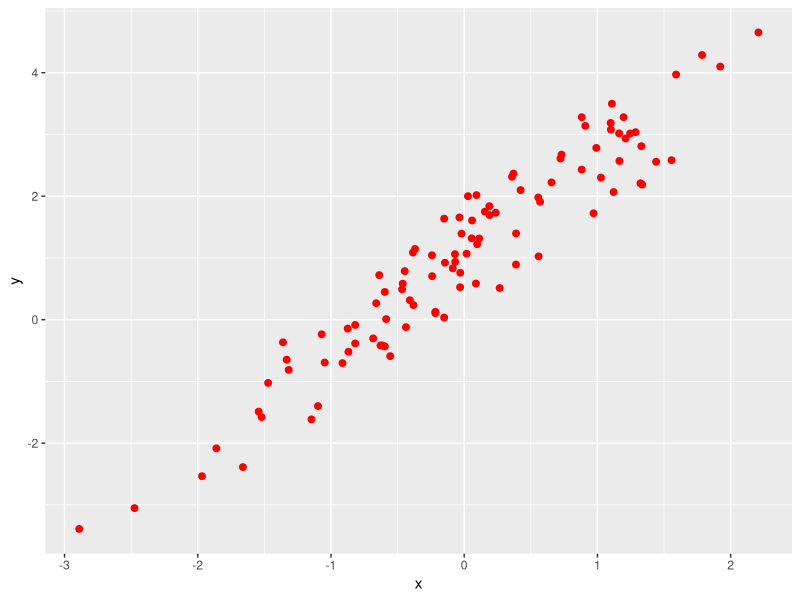
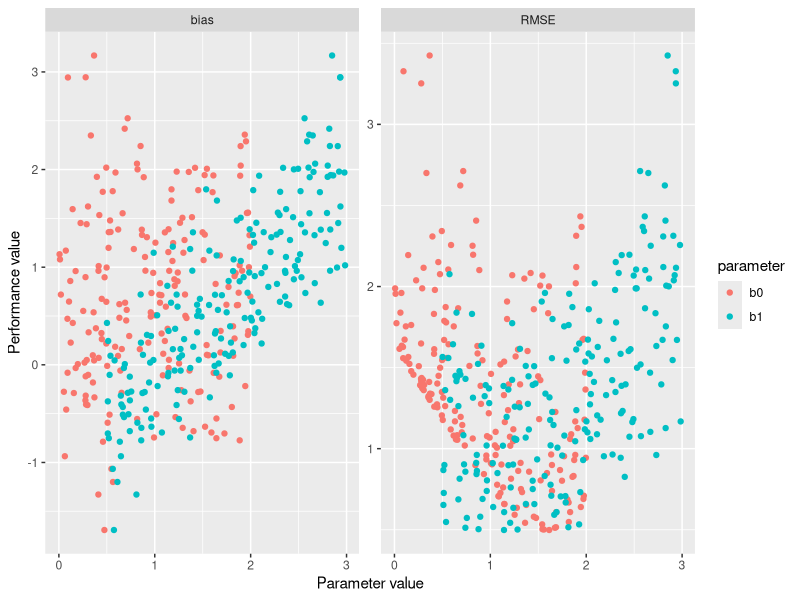

Generate these figures, in order, with R:
## ----setup, echo=F, warning=F, message=F---------------------------------
# root dir
knitr::opts_knit$set(root.dir = "C:/Users/rver4657/owncloud/Uruguay/coursematerial")
knitr::opts_chunk$set(echo = TRUE)
require(tidyverse)
require(lubridate)

## ----test_data-----------------------------------------------------------
require(tidyverse)
set.seed(20) # set seed to get same data every time

# random data x data linear regression
x <- rnorm(100)
# A function y 
y_fun <- function(x,b0, b1) 
  {
  y_out = b0 + b1*x
  # add random error
  y_out <- y_out + rnorm(length(x),0,0.5)
  
  return(y_out)
  }

## ----pars----------------------------------------------------------------
# exact pars
b0 <- 1
b1 <- 1.5

## ----show_data-----------------------------------------------------------
test_data <- data_frame(x = x, #  x data in a column called x
                        y = y_fun(x, b0,b1)) # y data from y_fun

# make a plot
test_data %>%
  ggplot(aes(x,y)) + geom_point(colour="red", size=2)

## ----lm_regression-------------------------------------------------------
mod <- lm(y~x,test_data)
summary(mod)

## ----MonteCarlo----------------------------------------------------------
# uniform samples between min and maximum values
# range of parameters
b0_range <- runif(200,0,2)
b1_range <- runif(200,0.5,3)

# define a storage data frame for the results of the objective functions
Result <- data.frame(bias = rep(0,length(b0_range)),
                     RMSE = rep(0,length(b0_range)))

# run a loop of 200 (for the 200 samples)
for (i in 1:length(b0_range)) {
  # calculate the y values
  y_pred <- y_fun(b0_range[i], b1_range[i],test_data$x)
  # Objective functions
  # calculare the bias between observed and predicted
  Result$bias[i] <- mean(y_pred - test_data$y)
  # calculate the rmse for the model
  Result$RMSE[i] <- sqrt(mean((y_pred - test_data$y)^2))
}

# plot results
Result %>%
  mutate(b0 = b0_range, b1 = b1_range) %>%
  gather(key = performance, value = value_perf,
         bias:RMSE) %>%
    gather(key = "parameter", value = "value_par", b0,b1) %>%
  ggplot(aes(value_par,value_perf, colour=parameter)) +
    geom_point() + facet_wrap(~performance, scales = "free") +
    xlab("Parameter value") + ylab("Performance value")


## ----obj_fun-------------------------------------------------------------
# define the sum squared of error as optimisation goal
obj_fun <- function(par,x,data) {
  # par is a vector of parameters b0 and b1
  # x is a vector of input x data
  # data is the observed data to fit
  resid <- data-y_fun(par[1],par[2],x)
  # penalised least squares
  SSE <- sum((resid)^2)
  return(SSE)
}


## ----optimise------------------------------------------------------------
# define some initial guesses for b0 and b1
par_in <- c(0.9,2)

fit <- optim(par_in, obj_fun, x = test_data$x, 
             data = test_data$y)

# inspect what is in fit
str(fit)

# look at the resulting objective function (SSE)
fit$value

# and at the resulting parameters
fit$par

# compare this to
b0; b1

## ----obj_fun_penalty-----------------------------------------------------
# define the sum squared of error as optimisation goal
obj_fun <- function(par,x,data, penalty) {
  # par is a vector of parameters b0 and b1
  # x is a vector of input x data
  # data is the observed data to fit
  # penalty is a penalty applied to the SSE
  resid <- data-y_fun(par[1],par[2],x)
  # penalised least squares
  SSE <- penalty*sum((resid)^2)
  return(SSE)
}


## ----optimise_pen, eval = T, echo = F------------------------------------
# define some initial guesses for b0 and b1
par_in <- c(0.9,2)

fit <- optim(par_in, obj_fun, x = test_data$x, 
             data = test_data$y, penalty = 25)

# inspect what is in fit
str(fit)

# look at the resulting objective function (SSE)
fit$value

# and at the resulting parameters
fit$par

